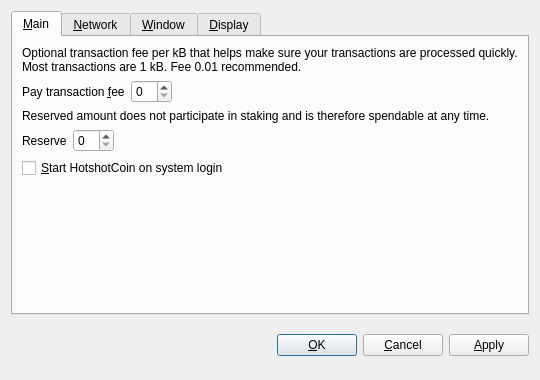
<?xml version="1.0" encoding="UTF-8"?>
<ui version="4.0">
 <class>OptionsDialog</class>
 <widget class="QDialog" name="OptionsDialog">
  <property name="geometry">
   <rect>
    <x>0</x>
    <y>0</y>
    <width>540</width>
    <height>380</height>
   </rect>
  </property>
  <property name="windowTitle">
   <string>Options</string>
  </property>
  <property name="modal">
   <bool>true</bool>
  </property>
  <layout class="QVBoxLayout" name="verticalLayout">
   <item>
    <widget class="QTabWidget" name="tabWidget">
     <property name="tabPosition">
      <enum>QTabWidget::North</enum>
     </property>
     <property name="currentIndex">
      <number>0</number>
     </property>
     <widget class="QWidget" name="tabMain">
      <attribute name="title">
       <string>&amp;Main</string>
      </attribute>
      <layout class="QVBoxLayout" name="verticalLayout_Main">
       <item>
        <widget class="QLabel" name="transactionFeeInfoLabel">
         <property name="text">
          <string>Optional transaction fee per kB that helps make sure your transactions are processed quickly. Most transactions are 1 kB. Fee 0.01 recommended.</string>
         </property>
         <property name="textFormat">
          <enum>Qt::PlainText</enum>
         </property>
         <property name="wordWrap">
          <bool>true</bool>
         </property>
        </widget>
       </item>
       <item>
        <layout class="QHBoxLayout" name="horizontalLayoutFee">
         <item>
          <widget class="QLabel" name="transactionFeeLabel">
           <property name="text">
            <string>Pay transaction &amp;fee</string>
           </property>
           <property name="textFormat">
            <enum>Qt::PlainText</enum>
           </property>
           <property name="buddy">
            <cstring>transactionFee</cstring>
           </property>
          </widget>
         </item>
         <item>
          <widget class="BitcoinAmountField" name="transactionFee"/>
         </item>
         <item>
          <spacer name="horizontalSpacerFee">
           <property name="orientation">
            <enum>Qt::Horizontal</enum>
           </property>
           <property name="sizeHint" stdset="0">
            <size>
             <width>40</width>
             <height>20</height>
            </size>
           </property>
          </spacer>
         </item>
        </layout>
       </item>
       <item>
        <widget class="QLabel" name="reserveBalanceInfoLabel">
         <property name="text">
          <string>Reserved amount does not participate in staking and is therefore spendable at any time.</string>
         </property>
         <property name="textFormat">
          <enum>Qt::PlainText</enum>
         </property>
         <property name="wordWrap">
          <bool>true</bool>
         </property>
        </widget>
       </item>
       <item>
        <layout class="QHBoxLayout" name="horizontalLayoutReserveBalance">
         <item>
          <widget class="QLabel" name="reserveBalanceLabel">
           <property name="text">
            <string>Reserve</string>
           </property>
           <property name="textFormat">
            <enum>Qt::PlainText</enum>
           </property>
           <property name="buddy">
            <cstring>reserveBalance</cstring>
           </property>
          </widget>
         </item>
         <item>
          <widget class="BitcoinAmountField" name="reserveBalance"/>
         </item>
         <item>
          <spacer name="horizontalSpacerReserveBalance">
           <property name="orientation">
            <enum>Qt::Horizontal</enum>
           </property>
           <property name="sizeHint" stdset="0">
            <size>
             <width>40</width>
             <height>20</height>
            </size>
           </property>
          </spacer>
         </item>
        </layout>
       </item>
       <item>
        <widget class="QCheckBox" name="bitcoinAtStartup">
         <property name="toolTip">
          <string>Automatically start HotshotCoin after logging in to the system.</string>
         </property>
         <property name="text">
          <string>&amp;Start HotshotCoin on system login</string>
         </property>
        </widget>
       </item>
       <item>
        <spacer name="verticalSpacer_Main">
         <property name="orientation">
          <enum>Qt::Vertical</enum>
         </property>
         <property name="sizeHint" stdset="0">
          <size>
           <width>20</width>
           <height>40</height>
          </size>
         </property>
        </spacer>
       </item>
      </layout>
     </widget>
     <widget class="QWidget" name="tabNetwork">
      <attribute name="title">
       <string>&amp;Network</string>
      </attribute>
      <layout class="QVBoxLayout" name="verticalLayout_Network">
       <item>
        <widget class="QCheckBox" name="mapPortUpnp">
         <property name="toolTip">
          <string>Automatically open the HotshotCoin client port on the router. This only works when your router supports UPnP and it is enabled.</string>
         </property>
         <property name="text">
          <string>Map port using &amp;UPnP</string>
         </property>
        </widget>
       </item>
       <item>
        <widget class="QCheckBox" name="connectSocks">
         <property name="toolTip">
          <string>Connect to the HotshotCoin network through a SOCKS5 proxy (e.g. when connecting through Tor).</string>
         </property>
         <property name="text">
          <string>&amp;Connect through SOCKS5 proxy:</string>
         </property>
        </widget>
       </item>
       <item>
        <layout class="QHBoxLayout" name="horizontalLayout_Network">
         <item>
          <widget class="QLabel" name="proxyIpLabel">
           <property name="text">
            <string>Proxy &amp;IP:</string>
           </property>
           <property name="textFormat">
            <enum>Qt::PlainText</enum>
           </property>
           <property name="buddy">
            <cstring>proxyIp</cstring>
           </property>
          </widget>
         </item>
         <item>
          <widget class="QValidatedLineEdit" name="proxyIp">
           <property name="maximumSize">
            <size>
             <width>140</width>
             <height>16777215</height>
            </size>
           </property>
           <property name="toolTip">
            <string>IP address of the proxy (e.g. 127.0.0.1)</string>
           </property>
          </widget>
         </item>
         <item>
          <widget class="QLabel" name="proxyPortLabel">
           <property name="text">
            <string>&amp;Port:</string>
           </property>
           <property name="textFormat">
            <enum>Qt::PlainText</enum>
           </property>
           <property name="buddy">
            <cstring>proxyPort</cstring>
           </property>
          </widget>
         </item>
         <item>
          <widget class="QLineEdit" name="proxyPort">
           <property name="maximumSize">
            <size>
             <width>55</width>
             <height>16777215</height>
            </size>
           </property>
           <property name="toolTip">
            <string>Port of the proxy (e.g. 9050)</string>
           </property>
          </widget>
         </item>
         <item>
          <spacer name="horizontalSpacer_Network">
           <property name="orientation">
            <enum>Qt::Horizontal</enum>
           </property>
           <property name="sizeHint" stdset="0">
            <size>
             <width>40</width>
             <height>20</height>
            </size>
           </property>
          </spacer>
         </item>
        </layout>
       </item>
       <item>
        <spacer name="verticalSpacer_Network">
         <property name="orientation">
          <enum>Qt::Vertical</enum>
         </property>
         <property name="sizeHint" stdset="0">
          <size>
           <width>20</width>
           <height>40</height>
          </size>
         </property>
        </spacer>
       </item>
      </layout>
     </widget>
     <widget class="QWidget" name="tabWindow">
      <attribute name="title">
       <string>&amp;Window</string>
      </attribute>
      <layout class="QVBoxLayout" name="verticalLayout_Window">
       <item>
        <widget class="QCheckBox" name="minimizeToTray">
         <property name="toolTip">
          <string>Show only a tray icon after minimizing the window.</string>
         </property>
         <property name="text">
          <string>&amp;Minimize to the tray instead of the taskbar</string>
         </property>
        </widget>
       </item>
       <item>
        <widget class="QCheckBox" name="minimizeOnClose">
         <property name="toolTip">
          <string>Minimize instead of exit the application when the window is closed. When this option is enabled, the application will be closed only after selecting Quit in the menu.</string>
         </property>
         <property name="text">
          <string>M&amp;inimize on close</string>
         </property>
        </widget>
       </item>
       <item>
        <spacer name="verticalSpacer_Window">
         <property name="orientation">
          <enum>Qt::Vertical</enum>
         </property>
         <property name="sizeHint" stdset="0">
          <size>
           <width>20</width>
           <height>40</height>
          </size>
         </property>
        </spacer>
       </item>
      </layout>
     </widget>
     <widget class="QWidget" name="tabDisplay">
      <attribute name="title">
       <string>&amp;Display</string>
      </attribute>
      <layout class="QVBoxLayout" name="verticalLayout_Display">
       <item>
        <layout class="QHBoxLayout" name="horizontalLayout_1_Display">
         <item>
          <widget class="QLabel" name="langLabel">
           <property name="text">
            <string>User Interface &amp;language:</string>
           </property>
           <property name="textFormat">
            <enum>Qt::PlainText</enum>
           </property>
           <property name="buddy">
            <cstring>lang</cstring>
           </property>
          </widget>
         </item>
         <item>
          <widget class="QValueComboBox" name="lang">
           <property name="toolTip">
            <string>The user interface language can be set here. This setting will take effect after restarting HotshotCoin.</string>
           </property>
          </widget>
         </item>
        </layout>
       </item>
       <item>
        <layout class="QHBoxLayout" name="horizontalLayout_2_Display">
         <item>
          <widget class="QLabel" name="unitLabel">
           <property name="text">
            <string>&amp;Unit to show amounts in:</string>
           </property>
           <property name="textFormat">
            <enum>Qt::PlainText</enum>
           </property>
           <property name="buddy">
            <cstring>unit</cstring>
           </property>
          </widget>
         </item>
         <item>
          <widget class="QValueComboBox" name="unit">
           <property name="toolTip">
            <string>Choose the default subdivision unit to show in the interface and when sending coins.</string>
           </property>
          </widget>
         </item>
        </layout>
       </item>
       <item>
        <widget class="QCheckBox" name="coinControlFeatures">
         <property name="toolTip">
          <string>Whether to show coin control features or not.</string>
         </property>
         <property name="text">
          <string>Display coin &amp;control features (experts only!)</string>
         </property>
        </widget>
       </item>
       <item>
        <spacer name="verticalSpacer_Display">
         <property name="orientation">
          <enum>Qt::Vertical</enum>
         </property>
         <property name="sizeHint" stdset="0">
          <size>
           <width>20</width>
           <height>40</height>
          </size>
         </property>
        </spacer>
       </item>
      </layout>
     </widget>
    </widget>
   </item>
   <item>
    <layout class="QHBoxLayout" name="horizontalLayout_Buttons">
     <item>
      <spacer name="horizontalSpacer_1">
       <property name="orientation">
        <enum>Qt::Horizontal</enum>
       </property>
       <property name="sizeHint" stdset="0">
        <size>
         <width>40</width>
         <height>48</height>
        </size>
       </property>
      </spacer>
     </item>
     <item>
      <widget class="QLabel" name="statusLabel">
       <property name="font">
        <font>
         <weight>75</weight>
         <bold>true</bold>
        </font>
       </property>
       <property name="text">
        <string/>
       </property>
       <property name="textFormat">
        <enum>Qt::PlainText</enum>
       </property>
       <property name="wordWrap">
        <bool>true</bool>
       </property>
      </widget>
     </item>
     <item>
      <spacer name="horizontalSpacer_2">
       <property name="orientation">
        <enum>Qt::Horizontal</enum>
       </property>
       <property name="sizeHint" stdset="0">
        <size>
         <width>40</width>
         <height>48</height>
        </size>
       </property>
      </spacer>
     </item>
     <item>
      <widget class="QPushButton" name="okButton">
       <property name="text">
        <string>&amp;OK</string>
       </property>
      </widget>
     </item>
     <item>
      <widget class="QPushButton" name="cancelButton">
       <property name="text">
        <string>&amp;Cancel</string>
       </property>
       <property name="autoDefault">
        <bool>false</bool>
       </property>
      </widget>
     </item>
     <item>
      <widget class="QPushButton" name="applyButton">
       <property name="text">
        <string>&amp;Apply</string>
       </property>
       <property name="autoDefault">
        <bool>false</bool>
       </property>
      </widget>
     </item>
    </layout>
   </item>
  </layout>
 </widget>
 <customwidgets>
  <customwidget>
   <class>BitcoinAmountField</class>
   <extends>QSpinBox</extends>
   <header>bitcoinamountfield.h</header>
  </customwidget>
  <customwidget>
   <class>QValueComboBox</class>
   <extends>QComboBox</extends>
   <header>qvaluecombobox.h</header>
  </customwidget>
  <customwidget>
   <class>QValidatedLineEdit</class>
   <extends>QLineEdit</extends>
   <header>qvalidatedlineedit.h</header>
  </customwidget>
 </customwidgets>
 <resources/>
 <connections/>
</ui>
